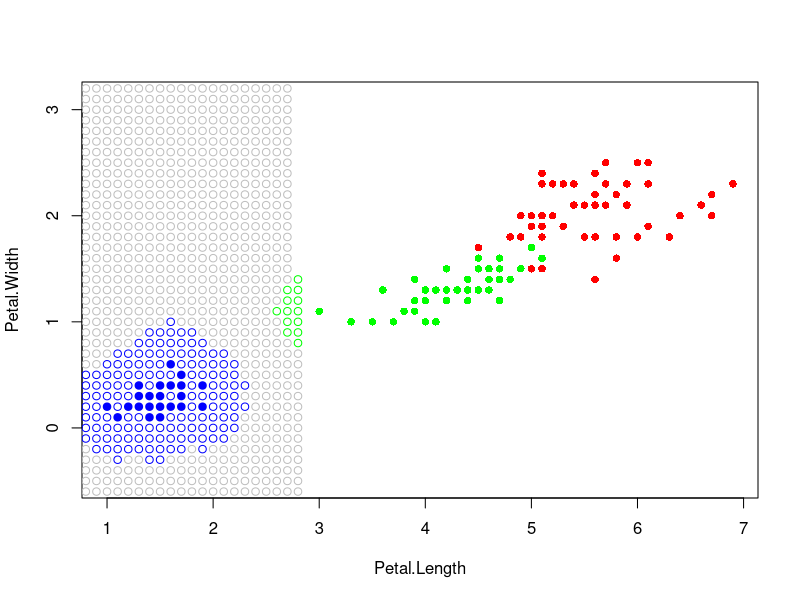

Generate this figure with R: (Note: a time limit stopped this script after it produced the figure.)
euclidean <- function(a, b) sqrt(sum((a - b) ^ 2))

rectKernel <- function(dist, h) if (dist <= h) 0.5 else 0

trKernel <- function(dist, h) if (dist <= h) (h - dist) / h else 0

epKernel <- function(dist, h) if (dist <= h) (1 - dist ^ 2) * 0.75 else 0

gaussKernel <- function(dist, h) exp(sqrt(h / pi * 0.5) * -0.5 * (dist * h) ^ 2)

kvKernel <-function(dist, h) if (dist <= h) 15 / 16 * (1 - (dist / h) ^ 2) ^ 2 else 0

parzen <- function(dset, labels, point, h, kernel, dist = euclidean) {
  dsetLength <- length(dset[,1])
  distances <- array(dim = c(dsetLength))
  
  uLabels <- unique(labels)
  # print("LABBB")
  # print(apply(uLabels, 1, paste))
  classScores <- array(0L, dim = c(length(uLabels)))
  names(classScores) = uLabels;
  classScores["undefined"] <- 0.000001
  
  for (i in 1:dsetLength) {
    classScores[labels[i]] <- classScores[labels[i]] + kernel(dist(point, dset[i,]), h)
  }
  
  return(names(which.max(classScores)))
}

generateMaps <- function() {
  xs <- seq(from = 0.5, to = 7.5, by = 0.1)
  ys <- seq(from = -1, to = 3.5, by = 0.1)
  
  colors <- c("setosa" = "blue", "virginica" = "red", "versicolor" = "green", "undefined" = "grey")
  
  kernels <- c("rect" = rectKernel, "tr" = trKernel, "ep" = epKernel, "gauss" = gaussKernel, "kv" = kvKernel)
  
  # par(mfrow = c(length(kernels) / 2, 2), pty="s", mar=c(1,1,1,1))
  
  index <- 1
  for (kernelName in names(kernels)) {
    kernel <- kernels[[kernelName]]
    png(sprintf("plot-%03d.png", index), width = 1024, height = 700, unit = "px", pointsize = 20)
    cat("Kernel:", kernelName, index, "of", length(kernels), "\n")
    index <- index + 1
    plot(iris[, 3:4], col = colors[paste(iris$Species)], pch=16, asp=1)
    
    all <- length(xs) * length(ys)
    progress = 1
    for (i in xs) {
      for (j in ys) {
        cat("\rProcessing point", progress, "of", all)
        progress <- progress + 1
        result <- parzen(iris[3:4], paste(iris$Species), c(i, j), 0.4, kernel)
        points(i, j, col = colors[result], pch = 21)
      }
    }
    cat("\rDone.                      \n")
    dev.off()
  }
}


parzen_loo <- function (dset, labels, kernel, hs) {
  dsetLen <- dim(dset)[1]
  hLen <- length(hs)
  ans <- array(0L, dim = c(hLen))
  
  for (i in 1:hLen) {
    cat("h:", hs[i], "index:", i, "of", hLen, "\n")
    for (j in 1:dsetLen) {
      cat("\rProcessing sample", j, "of", dsetLen)
      tmpRes <- parzen(dset[-j,], labels[-j], dset[j,], hs[i], kernel)
      if (tmpRes != paste(labels[j])) {
        ans[i] <- ans[i] + 1
      }
    }
    print(ans)
  }
  
  ans <- ans / dsetLen
  return (ans)
}

generateLoos <- function() {
  kernels <- c("tr" = trKernel, "ep" = epKernel, "gauss" = gaussKernel, "kv" = kvKernel)
  hs <- seq(from = 0, to = 6, by = 0.2)
  
  index <- 1
  for (kernelName in names(kernels)) {
    kernel <- kernels[[kernelName]]
    png(sprintf("loo-%03d.png", index), width = 1324, height = 700, unit = "px", pointsize = 20)
    cat("Kernel:", kernelName, index, "of", length(kernels), "\n")
    index <- index + 1
    
    loo <- parzen_loo(iris[3:4], iris$Species, kernel, hs)
    plot(hs, loo, type="l", xlab="h", ylab="LOO")
    points(hs[which.min(loo)], loo[which.min(loo)], pch = 19, col = "red")
    text(hs[which.min(loo)], loo[which.min(loo)] + 0.05, paste("best:", hs[which.min(loo)]))
    
    cat("\rDone.                      \n")
    dev.off()
  }
}


# generateLoos()
generateMaps()

#parzen(iris[3:4], paste(iris$Species), c(4, 1), 0.4, rectKernel)
